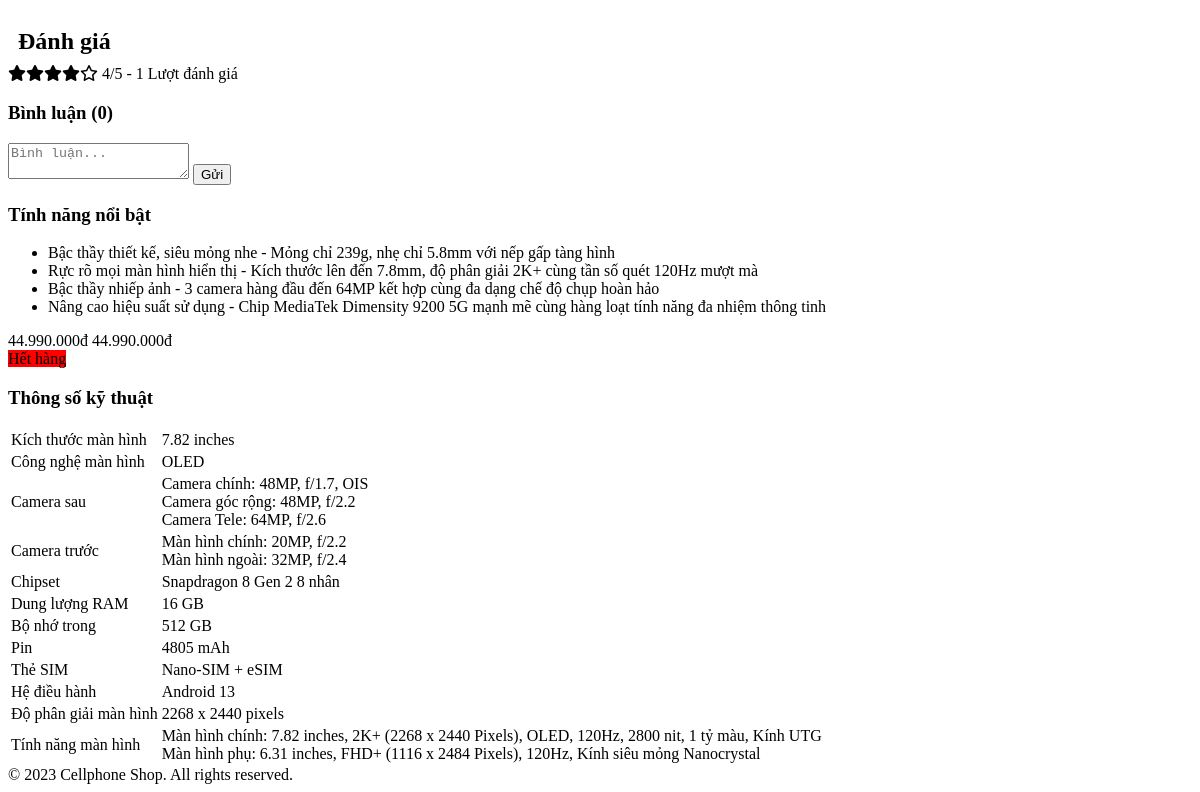
The app's page /product?product_id=8 (lower part), older data.
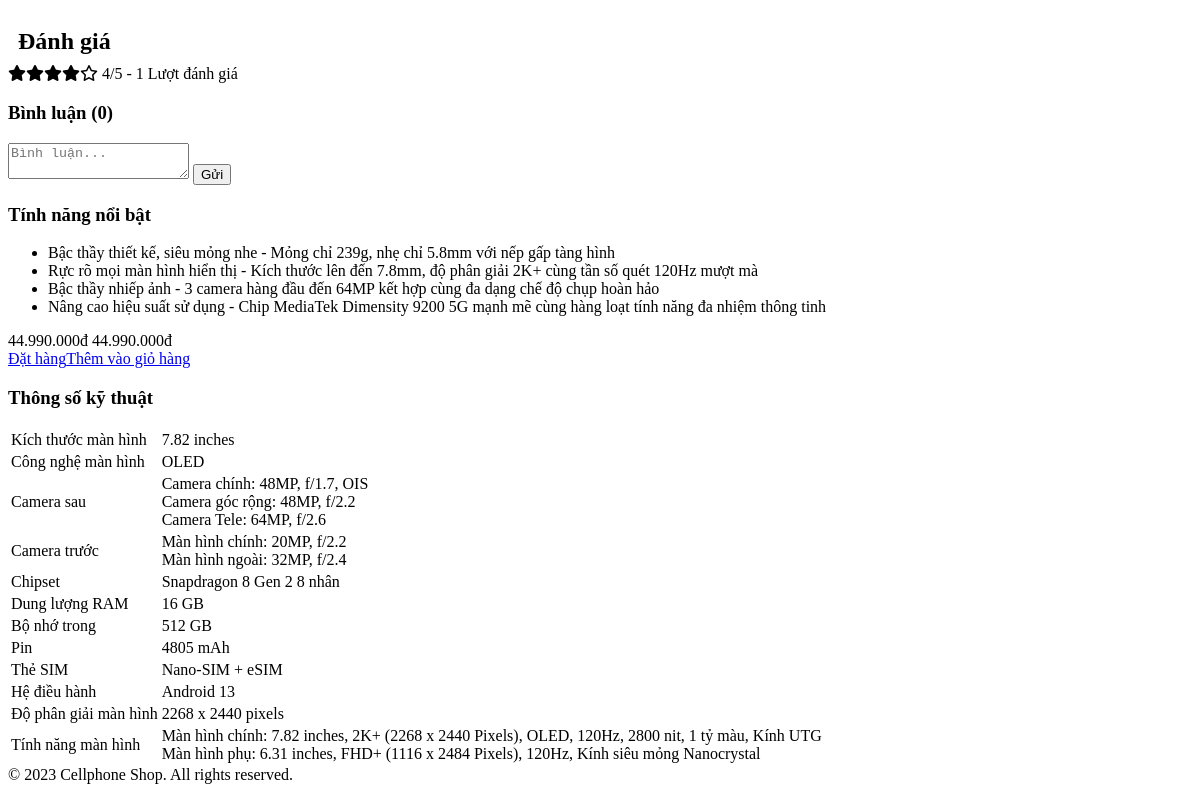
The same page, newer data.
### product/index.php (called while the page is built, shortened)
<?php
    require_once __DIR__.'/../utils/util.php';
    require_once __DIR__.'/../model/database.php';
    require_once __DIR__.'/../view/header.php';
    $product_id = getRequest('g', 'product_id');
    $phone_info_data = executeQuery($conn, "SELECT*FROM dienthoai WHERE ma_dienthoai = ?", [$product_id])[0];
    require_once __DIR__.'/../view/product_page.php';
    require_once __DIR__.'/../view/footer.php';
?>

### utils/util.php (called while the page is built, shortened)
<?php
    function getRequest($type, $key) {
        switch ($type) {
            case 'g':
                return isset($_GET[$key]) ? $_GET[$key] : '';
            case 'p':
                return isset($_POST[$key]) ? $_POST[$key] : '';
            case 's':
                return isset($_SESSION[$key]) ? $_SESSION[$key] : '';
        }
    }
    function executeQuery($connection, $query, $params = []) {
        $statement = $connection->prepare($query);
        if (!empty($params)) {
            $types = '';
            $bindParams = [];
            foreach ($params as $param) {
                if (is_int($param)) {
                    $types .= 'i';
                } else if (is_float($param)) {
                    $types .= 'd';
                } else {
                    $types .= 's';
                }
                $bindParams[] = $param;
            }
            $statement->bind_param($types, ...$bindParams);
        }
        $result = $statement->execute();
        if(strpos($query, 'SELECT') !== false && strpos($query, 'SELECT') < 5) {
            $resultSet = $statement->get_result();
            $rows = [];
            while ($row = $resultSet->fetch_assoc()) {
                $rows[] = $row;
            }
            return (count($rows)>0) ? $rows : null;
        } else {
            return true;
        }
    }
?>

### view/product_page.php (the view, shortened to what the changed rows need)
<product-page>
    <div class="ctn">
        <div class="right">
            <div class="button-block">
                <?php echo ($phone_info_data['ton_kho'] != 0)
                    ? '<a href="javascript:void(0);" class="button" id="check-out-btn">Đặt hàng</a>'
                        .'<a href="javascript:void(0);" class="button" id="add-to-cart-btn">Thêm vào giỏ hàng</a>'
                    : '<a style="cursor: block; background-color: red;" class="button">Hết hàng</a>'
                ?>
            </div>
        </div>
    </div>
</product-page>

Row changes from the older to the newer data that the page shows:
changed dienthoai: ton_kho 0 → 15 (drawn)
Text that changed along with them:
text no longer shown: "Hết hàng"
text now shown: "Đặt hàng Thêm vào giỏ hàng"
